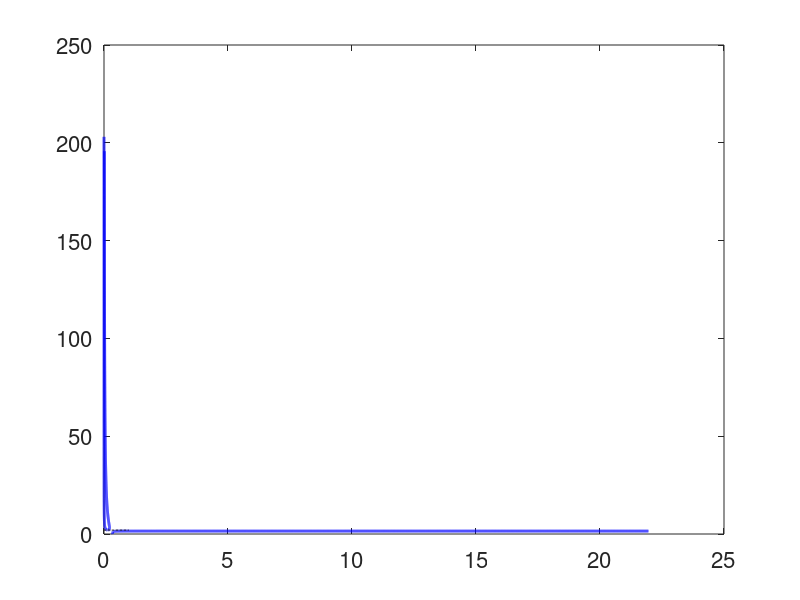

Source code (MATLAB): (Note: this script raises an error after producing the figure.)
%%% Stability diagram for the May-Leonard with mutations
%--------------------------
% This m-file plots figure 3 in May-Leonard Paper
% Locus of fold bifurcations found using AUTO07, 



clear; clc; close all

% From AUTO07

foldR050 = csvread('Data/Foldmu_beta_0_5_R.csv'); 
foldTR050 = csvread('Data/Foldmu_beta_0_5_TR.csv'); 
foldTL050 = csvread('Data/Foldmu_beta_0_5_TL.csv'); 

foldR150 = csvread('Data/Foldmu_beta_1_5_R.csv'); 
foldTR150 = csvread('Data/Foldmu_beta_1_5_TR.csv'); 
foldTL150 = csvread('Data/Foldmu_beta_1_5_TL.csv'); 

%%% Plots

fs = 22;

figure(1)
plot(foldR050(:,2),foldR050(:,1),'b','LineWidth',2)
set(gca, 'FontSize', 16)
hold on
plot(foldTR050(:,2),foldTR050(:,1),'b','LineWidth',2)
plot(foldTL050(:,2),foldTL050(:,1),'b','LineWidth',2)
plot(linspace(0,1,100),ones(100,1)*(1/0.5), 'k-.')
xline(0.03,':')
hold off
xlabel('\mu')
ylab1 = ylabel('\alpha','rotation',0);

axis([0 1 0 4])
annotation('textbox',[0.2054 0.7476 0.0464 0.0609],...
    'String',{'2'},'FontSize',fs,'EdgeColor','none','FontWeight','bold');
annotation('textbox',[0.6455 0.2519 0.0590 0.0632],...
    'String',{'2'},'FontSize',fs,'EdgeColor','none','FontWeight','bold');
annotation('textbox',[0.4964 0.6547 0.0590 0.0632],...
    'String',{'3'},'FontSize',fs,'EdgeColor','none','FontWeight','bold');
annotation('textbox',[0.2436 0.3433 0.0591 0.0632],...
    'String',{'3'},'FontSize',fs,'EdgeColor','none','FontWeight','bold');

ylab1.Position(1) = ylab1.Position(1) - 0.03;  % move the label to the left



figure(2)
plot(foldR150(:,2),foldR150(:,1),'b','LineWidth',2)
set(gca, 'FontSize', 16)
hold on
plot(foldTR150(:,2),foldTR150(:,1),'b','LineWidth',2)
plot(foldTL150(:,2),foldTL150(:,1),'b','LineWidth',2)
plot(linspace(0,1,100),ones(100,1)*(1/1.5), 'k-.')
xline(0.03,':')
hold off
xlabel('\mu')
ylab2 = ylabel('\alpha','rotation',0);
axis([0 1 0 4])

annotation('textbox',[0.1197 0.4681 0.0580 0.0643],...
    'String',{'1'},'FontSize',fs,'EdgeColor','none','FontWeight','bold');
annotation('textbox',[0.2357 0.6442 0.0580 0.0643],...
    'String',{'2'},'FontSize',fs,'EdgeColor','none','FontWeight','bold');
annotation('textbox',[0.6750 0.1799 0.0580 0.0643],...
    'String',{'2'},'FontSize',fs,'EdgeColor','none','FontWeight','bold');
annotation('textbox',[0.6071 0.5561 0.0580 0.0643],...
    'String',{'3'},'FontSize',fs,'EdgeColor','none','FontWeight','bold');
annotation('textbox',[0.2786 0.1871 0.0580 0.0643],...
    'String',{'3'},'FontSize',fs,'EdgeColor','none','FontWeight','bold');

ylab2.Position(1) = ylab2.Position(1) - 0.03;  % move the label to the left
